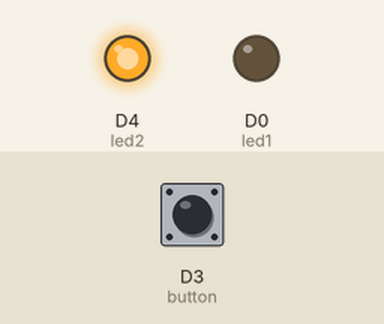
This sketch was run on a simulated ESP8266 (NodeMCU). On the bench: output pins drawn as LEDs (lit = HIGH). The test bench sets the inputs (shaded band); at power-on: D3 (button) LOW.

Above: at 1.2 s.
1.3 s: D3 (button) pulled HIGH for 0.15 s
At 2.7 s:
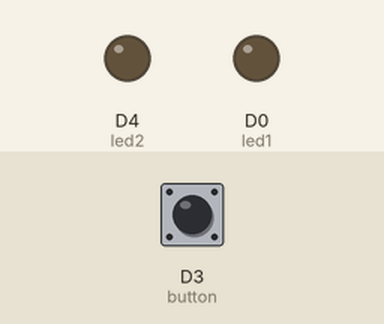
3.0 s: D3 (button) pulled HIGH for 1 s
At 3.5 s:
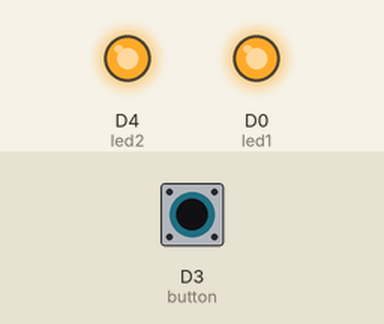
5.5 s: D3 (button) pulled HIGH for 3.2 s
At 5.9 s:
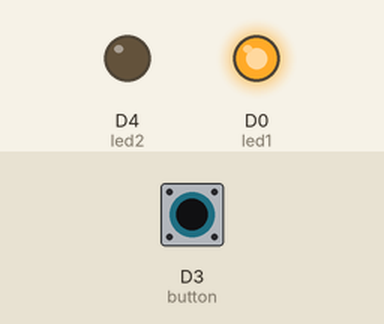
Timing chart, 0 to 10.2 s (numbered marks = the images above; inputs shaded):
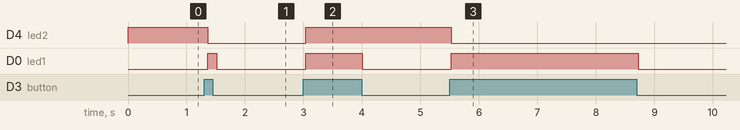

The sketch:

parte04_BUTTON_PULSE.ino
```cpp
#define  led1       D0                    // gpio16 led onbord vermelho
#define  led2       D4                    // gpio02 led onbord azul
#define  button     D3                    // gpio00 button

// --- Protótipo das Funções Auxiliares ---
void changeButt();                                      //Função para modificar o estado do led

// --- Variáveis Globais ---
boolean auxButton, t_butt;                    // auxiliar para o button

void setup()
{
  Serial.begin(9600);                      // Inicia a serial
  pinMode(led1, OUTPUT);                   // Configura porta como saida
  pinMode(led2, OUTPUT);                   // Configura porta como saida
  pinMode(button, INPUT);                  // Configura porta como entrada

  auxButton  = 0x00;                       //limpa flag do auxButton
  t_butt     = 0x00;                       //limpa flag do t_butt

  digitalWrite(led1, HIGH);                              //Lâmpada 1 inicia apagada
  digitalWrite(led2, HIGH);                              //Lâmpada 2 inicia apagada
}

void loop()
{

   auxButton = digitalRead(button);       // Faz a leitura na porta e adiciona na variavel

   if(auxButton == HIGH){
    digitalWrite(led1, HIGH);            // coloca a porta led1 em nivel alto

   } else{
    digitalWrite(led1, LOW);             // coloca a porta led1 em nivel baixo
  }

  changeButt();
  delay(80);

 }// end loop

 void changeButt(){

      if(!digitalRead(button))   t_butt   = 0x01;         //Botão pressionado? Seta flag

      if(digitalRead(button) && t_butt)                   //Botão Up solto e flag setada?
      {                                                   //Sim...
        digitalWrite(led2, !digitalRead(led2));           //Inverte o estado da saída do led
        t_butt = 0x00;                                    //Limpa flag

      } //end setbutton
 }//end chargeButt
```

Measured:
- after the input at 1.3 s, D4 (led2): HIGH → LOW after 0.06 s; D0 (led1): LOW → HIGH after 0.06 s, → LOW 0.16 s later
- after the input at 3.0 s, D4 (led2): LOW → HIGH at once; D0 (led1): LOW → HIGH at once, → LOW 0.96 s later
- after the input at 5.5 s, D4 (led2): HIGH → LOW at once; D0 (led1): LOW → HIGH at once, → LOW 3.2 s later
